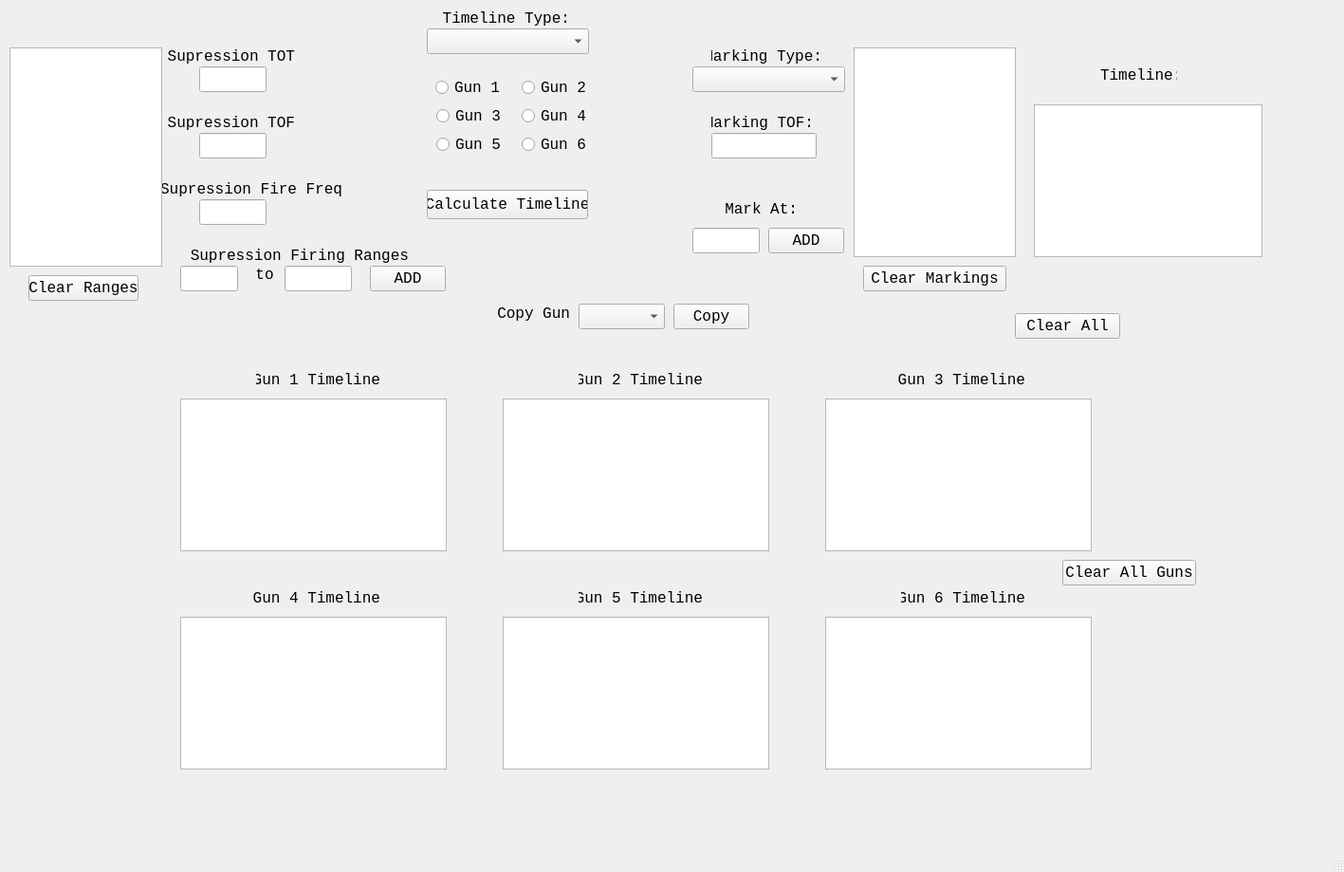
<?xml version="1.0" encoding="UTF-8"?>
<ui version="4.0">
 <class>MainWindow</class>
 <widget class="QMainWindow" name="MainWindow">
  <property name="geometry">
   <rect>
    <x>0</x>
    <y>0</y>
    <width>1417</width>
    <height>919</height>
   </rect>
  </property>
  <property name="windowTitle">
   <string>SEAD Timeline Calculator</string>
  </property>
  <widget class="QWidget" name="centralwidget">
   <widget class="QComboBox" name="fireTypeSelector">
    <property name="geometry">
     <rect>
      <x>450</x>
      <y>30</y>
      <width>171</width>
      <height>27</height>
     </rect>
    </property>
    <property name="font">
     <font>
      <family>Consolas</family>
      <pointsize>12</pointsize>
     </font>
    </property>
    <property name="currentText">
     <string/>
    </property>
    <property name="placeholderText">
     <string>Select Type</string>
    </property>
   </widget>
   <widget class="QPushButton" name="CalculateTimelineButton">
    <property name="geometry">
     <rect>
      <x>450</x>
      <y>200</y>
      <width>170</width>
      <height>31</height>
     </rect>
    </property>
    <property name="font">
     <font>
      <family>Consolas</family>
      <pointsize>12</pointsize>
     </font>
    </property>
    <property name="text">
     <string>Calculate Timeline</string>
    </property>
    <property name="autoDefault">
     <bool>true</bool>
    </property>
    <property name="default">
     <bool>false</bool>
    </property>
   </widget>
   <widget class="QPushButton" name="clearButton">
    <property name="geometry">
     <rect>
      <x>1070</x>
      <y>330</y>
      <width>111</width>
      <height>27</height>
     </rect>
    </property>
    <property name="font">
     <font>
      <family>Consolas</family>
      <pointsize>12</pointsize>
     </font>
    </property>
    <property name="text">
     <string>Clear All</string>
    </property>
    <property name="autoDefault">
     <bool>true</bool>
    </property>
   </widget>
   <widget class="QLabel" name="TimelineType">
    <property name="geometry">
     <rect>
      <x>460</x>
      <y>10</y>
      <width>141</width>
      <height>19</height>
     </rect>
    </property>
    <property name="font">
     <font>
      <family>Consolas</family>
      <pointsize>12</pointsize>
     </font>
    </property>
    <property name="text">
     <string>Timeline Type:</string>
    </property>
    <property name="alignment">
     <set>Qt::AlignRight|Qt::AlignTrailing|Qt::AlignVCenter</set>
    </property>
   </widget>
   <widget class="QLabel" name="MarkingRange">
    <property name="geometry">
     <rect>
      <x>760</x>
      <y>210</y>
      <width>81</width>
      <height>20</height>
     </rect>
    </property>
    <property name="font">
     <font>
      <family>Consolas</family>
      <pointsize>12</pointsize>
     </font>
    </property>
    <property name="text">
     <string>Mark At:</string>
    </property>
    <property name="alignment">
     <set>Qt::AlignRight|Qt::AlignTrailing|Qt::AlignVCenter</set>
    </property>
   </widget>
   <widget class="QLineEdit" name="input_8">
    <property name="geometry">
     <rect>
      <x>730</x>
      <y>240</y>
      <width>71</width>
      <height>27</height>
     </rect>
    </property>
    <property name="font">
     <font>
      <family>Consolas</family>
      <pointsize>12</pointsize>
     </font>
    </property>
   </widget>
   <widget class="QPushButton" name="AddMarkingRangeButton">
    <property name="geometry">
     <rect>
      <x>810</x>
      <y>240</y>
      <width>80</width>
      <height>27</height>
     </rect>
    </property>
    <property name="font">
     <font>
      <family>Consolas</family>
      <pointsize>12</pointsize>
     </font>
    </property>
    <property name="text">
     <string>ADD</string>
    </property>
    <property name="autoDefault">
     <bool>true</bool>
    </property>
   </widget>
   <widget class="QTextBrowser" name="MarkingRangesDisplay">
    <property name="geometry">
     <rect>
      <x>900</x>
      <y>50</y>
      <width>171</width>
      <height>221</height>
     </rect>
    </property>
    <property name="font">
     <font>
      <family>Consolas</family>
      <pointsize>12</pointsize>
     </font>
    </property>
   </widget>
   <widget class="QPushButton" name="RemoveRangeButton_2Mark">
    <property name="geometry">
     <rect>
      <x>910</x>
      <y>280</y>
      <width>151</width>
      <height>27</height>
     </rect>
    </property>
    <property name="font">
     <font>
      <family>Consolas</family>
      <pointsize>12</pointsize>
     </font>
    </property>
    <property name="text">
     <string>Clear Markings</string>
    </property>
    <property name="autoDefault">
     <bool>true</bool>
    </property>
   </widget>
   <widget class="QComboBox" name="CopyGunSelector">
    <property name="geometry">
     <rect>
      <x>610</x>
      <y>320</y>
      <width>91</width>
      <height>27</height>
     </rect>
    </property>
    <property name="font">
     <font>
      <family>Consolas</family>
      <pointsize>12</pointsize>
     </font>
    </property>
    <property name="placeholderText">
     <string>Cannon</string>
    </property>
   </widget>
   <widget class="QLabel" name="CopyGun">
    <property name="geometry">
     <rect>
      <x>520</x>
      <y>320</y>
      <width>81</width>
      <height>20</height>
     </rect>
    </property>
    <property name="font">
     <font>
      <family>Consolas</family>
      <pointsize>12</pointsize>
     </font>
    </property>
    <property name="text">
     <string>Copy Gun</string>
    </property>
    <property name="alignment">
     <set>Qt::AlignRight|Qt::AlignTrailing|Qt::AlignVCenter</set>
    </property>
   </widget>
   <widget class="QPushButton" name="CopyGunButton">
    <property name="geometry">
     <rect>
      <x>710</x>
      <y>320</y>
      <width>80</width>
      <height>27</height>
     </rect>
    </property>
    <property name="font">
     <font>
      <family>Consolas</family>
      <pointsize>12</pointsize>
     </font>
    </property>
    <property name="text">
     <string>Copy</string>
    </property>
    <property name="autoDefault">
     <bool>true</bool>
    </property>
   </widget>
   <widget class="QTextBrowser" name="TimelineDisplayGun1">
    <property name="geometry">
     <rect>
      <x>190</x>
      <y>420</y>
      <width>281</width>
      <height>161</height>
     </rect>
    </property>
    <property name="font">
     <font>
      <family>Consolas</family>
      <pointsize>12</pointsize>
     </font>
    </property>
   </widget>
   <widget class="QTextBrowser" name="TimelineDisplayGun2">
    <property name="geometry">
     <rect>
      <x>530</x>
      <y>420</y>
      <width>281</width>
      <height>161</height>
     </rect>
    </property>
    <property name="font">
     <font>
      <family>Consolas</family>
      <pointsize>12</pointsize>
     </font>
    </property>
   </widget>
   <widget class="QTextBrowser" name="TimelineDisplayGun3">
    <property name="geometry">
     <rect>
      <x>870</x>
      <y>420</y>
      <width>281</width>
      <height>161</height>
     </rect>
    </property>
    <property name="font">
     <font>
      <family>Consolas</family>
      <pointsize>12</pointsize>
     </font>
    </property>
   </widget>
   <widget class="QTextBrowser" name="TimelineDisplayGun6">
    <property name="geometry">
     <rect>
      <x>870</x>
      <y>650</y>
      <width>281</width>
      <height>161</height>
     </rect>
    </property>
    <property name="font">
     <font>
      <family>Consolas</family>
      <pointsize>12</pointsize>
     </font>
    </property>
   </widget>
   <widget class="QTextBrowser" name="TimelineDisplayGun4">
    <property name="geometry">
     <rect>
      <x>190</x>
      <y>650</y>
      <width>281</width>
      <height>161</height>
     </rect>
    </property>
    <property name="font">
     <font>
      <family>Consolas</family>
      <pointsize>12</pointsize>
     </font>
    </property>
   </widget>
   <widget class="QTextBrowser" name="TimelineDisplayGun5">
    <property name="geometry">
     <rect>
      <x>530</x>
      <y>650</y>
      <width>281</width>
      <height>161</height>
     </rect>
    </property>
    <property name="font">
     <font>
      <family>Consolas</family>
      <pointsize>12</pointsize>
     </font>
    </property>
   </widget>
   <widget class="QLabel" name="gunDisp">
    <property name="geometry">
     <rect>
      <x>270</x>
      <y>390</y>
      <width>131</width>
      <height>20</height>
     </rect>
    </property>
    <property name="font">
     <font>
      <family>Consolas</family>
      <pointsize>12</pointsize>
     </font>
    </property>
    <property name="text">
     <string>Gun 1 Timeline</string>
    </property>
    <property name="alignment">
     <set>Qt::AlignRight|Qt::AlignTrailing|Qt::AlignVCenter</set>
    </property>
   </widget>
   <widget class="QLabel" name="gunDisp_2">
    <property name="geometry">
     <rect>
      <x>610</x>
      <y>390</y>
      <width>131</width>
      <height>20</height>
     </rect>
    </property>
    <property name="font">
     <font>
      <family>Consolas</family>
      <pointsize>12</pointsize>
     </font>
    </property>
    <property name="text">
     <string>Gun 2 Timeline</string>
    </property>
    <property name="alignment">
     <set>Qt::AlignRight|Qt::AlignTrailing|Qt::AlignVCenter</set>
    </property>
   </widget>
   <widget class="QLabel" name="gunDisp_3">
    <property name="geometry">
     <rect>
      <x>940</x>
      <y>390</y>
      <width>141</width>
      <height>20</height>
     </rect>
    </property>
    <property name="font">
     <font>
      <family>Consolas</family>
      <pointsize>12</pointsize>
     </font>
    </property>
    <property name="text">
     <string>Gun 3 Timeline</string>
    </property>
    <property name="alignment">
     <set>Qt::AlignRight|Qt::AlignTrailing|Qt::AlignVCenter</set>
    </property>
   </widget>
   <widget class="QLabel" name="gunDisp_4">
    <property name="geometry">
     <rect>
      <x>260</x>
      <y>620</y>
      <width>141</width>
      <height>20</height>
     </rect>
    </property>
    <property name="font">
     <font>
      <family>Consolas</family>
      <pointsize>12</pointsize>
     </font>
    </property>
    <property name="text">
     <string>Gun 4 Timeline</string>
    </property>
    <property name="alignment">
     <set>Qt::AlignRight|Qt::AlignTrailing|Qt::AlignVCenter</set>
    </property>
   </widget>
   <widget class="QLabel" name="gunDisp_5">
    <property name="geometry">
     <rect>
      <x>610</x>
      <y>620</y>
      <width>131</width>
      <height>20</height>
     </rect>
    </property>
    <property name="font">
     <font>
      <family>Consolas</family>
      <pointsize>12</pointsize>
     </font>
    </property>
    <property name="text">
     <string>Gun 5 Timeline</string>
    </property>
    <property name="alignment">
     <set>Qt::AlignRight|Qt::AlignTrailing|Qt::AlignVCenter</set>
    </property>
   </widget>
   <widget class="QLabel" name="gunDisp_6">
    <property name="geometry">
     <rect>
      <x>950</x>
      <y>620</y>
      <width>131</width>
      <height>20</height>
     </rect>
    </property>
    <property name="font">
     <font>
      <family>Consolas</family>
      <pointsize>12</pointsize>
     </font>
    </property>
    <property name="text">
     <string>Gun 6 Timeline</string>
    </property>
    <property name="alignment">
     <set>Qt::AlignRight|Qt::AlignTrailing|Qt::AlignVCenter</set>
    </property>
   </widget>
   <widget class="QRadioButton" name="Gun_5_button">
    <property name="geometry">
     <rect>
      <x>460</x>
      <y>140</y>
      <width>70</width>
      <height>25</height>
     </rect>
    </property>
    <property name="font">
     <font>
      <family>Consolas</family>
      <pointsize>12</pointsize>
     </font>
    </property>
    <property name="text">
     <string>Gun 5</string>
    </property>
   </widget>
   <widget class="QRadioButton" name="Gun_6_button">
    <property name="geometry">
     <rect>
      <x>550</x>
      <y>140</y>
      <width>70</width>
      <height>25</height>
     </rect>
    </property>
    <property name="font">
     <font>
      <family>Consolas</family>
      <pointsize>12</pointsize>
     </font>
    </property>
    <property name="text">
     <string>Gun 6</string>
    </property>
   </widget>
   <widget class="QRadioButton" name="Gun_1_button">
    <property name="geometry">
     <rect>
      <x>459</x>
      <y>80</y>
      <width>70</width>
      <height>25</height>
     </rect>
    </property>
    <property name="font">
     <font>
      <family>Consolas</family>
      <pointsize>12</pointsize>
     </font>
    </property>
    <property name="layoutDirection">
     <enum>Qt::LeftToRight</enum>
    </property>
    <property name="autoFillBackground">
     <bool>false</bool>
    </property>
    <property name="styleSheet">
     <string notr="true">szStyle</string>
    </property>
    <property name="text">
     <string>Gun 1</string>
    </property>
   </widget>
   <widget class="QRadioButton" name="Gun_2_button">
    <property name="geometry">
     <rect>
      <x>550</x>
      <y>80</y>
      <width>70</width>
      <height>25</height>
     </rect>
    </property>
    <property name="font">
     <font>
      <family>Consolas</family>
      <pointsize>12</pointsize>
     </font>
    </property>
    <property name="text">
     <string>Gun 2</string>
    </property>
   </widget>
   <widget class="QRadioButton" name="Gun_3_button">
    <property name="geometry">
     <rect>
      <x>460</x>
      <y>110</y>
      <width>70</width>
      <height>25</height>
     </rect>
    </property>
    <property name="font">
     <font>
      <family>Consolas</family>
      <pointsize>12</pointsize>
     </font>
    </property>
    <property name="text">
     <string>Gun 3</string>
    </property>
   </widget>
   <widget class="QRadioButton" name="Gun_4_button">
    <property name="geometry">
     <rect>
      <x>550</x>
      <y>110</y>
      <width>70</width>
      <height>25</height>
     </rect>
    </property>
    <property name="font">
     <font>
      <family>Consolas</family>
      <pointsize>12</pointsize>
     </font>
    </property>
    <property name="text">
     <string>Gun 4</string>
    </property>
   </widget>
   <widget class="QLabel" name="TOTLabel">
    <property name="geometry">
     <rect>
      <x>170</x>
      <y>50</y>
      <width>141</width>
      <height>19</height>
     </rect>
    </property>
    <property name="font">
     <font>
      <family>Consolas</family>
      <pointsize>12</pointsize>
     </font>
    </property>
    <property name="text">
     <string>Supression TOT</string>
    </property>
    <property name="alignment">
     <set>Qt::AlignRight|Qt::AlignTrailing|Qt::AlignVCenter</set>
    </property>
   </widget>
   <widget class="QLineEdit" name="input_1">
    <property name="geometry">
     <rect>
      <x>210</x>
      <y>70</y>
      <width>71</width>
      <height>27</height>
     </rect>
    </property>
    <property name="font">
     <font>
      <family>Consolas</family>
      <pointsize>12</pointsize>
     </font>
    </property>
   </widget>
   <widget class="QLabel" name="TOFLabel">
    <property name="geometry">
     <rect>
      <x>170</x>
      <y>120</y>
      <width>141</width>
      <height>19</height>
     </rect>
    </property>
    <property name="font">
     <font>
      <family>Consolas</family>
      <pointsize>12</pointsize>
     </font>
    </property>
    <property name="text">
     <string>Supression TOF</string>
    </property>
    <property name="alignment">
     <set>Qt::AlignRight|Qt::AlignTrailing|Qt::AlignVCenter</set>
    </property>
   </widget>
   <widget class="QLabel" name="FireFreqLabel">
    <property name="geometry">
     <rect>
      <x>160</x>
      <y>190</y>
      <width>201</width>
      <height>19</height>
     </rect>
    </property>
    <property name="font">
     <font>
      <family>Consolas</family>
      <pointsize>12</pointsize>
     </font>
    </property>
    <property name="text">
     <string>Supression Fire Freq</string>
    </property>
    <property name="alignment">
     <set>Qt::AlignRight|Qt::AlignTrailing|Qt::AlignVCenter</set>
    </property>
   </widget>
   <widget class="QLineEdit" name="input_3">
    <property name="geometry">
     <rect>
      <x>210</x>
      <y>210</y>
      <width>71</width>
      <height>27</height>
     </rect>
    </property>
    <property name="font">
     <font>
      <family>Consolas</family>
      <pointsize>12</pointsize>
     </font>
    </property>
   </widget>
   <widget class="QLabel" name="TimelineBoxLabel">
    <property name="geometry">
     <rect>
      <x>1160</x>
      <y>70</y>
      <width>81</width>
      <height>19</height>
     </rect>
    </property>
    <property name="font">
     <font>
      <family>Consolas</family>
      <pointsize>12</pointsize>
     </font>
    </property>
    <property name="text">
     <string>Timeline:</string>
    </property>
   </widget>
   <widget class="QLineEdit" name="input_2">
    <property name="geometry">
     <rect>
      <x>210</x>
      <y>140</y>
      <width>71</width>
      <height>27</height>
     </rect>
    </property>
    <property name="font">
     <font>
      <family>Consolas</family>
      <pointsize>12</pointsize>
     </font>
    </property>
   </widget>
   <widget class="QLabel" name="MarkingTypeLabel">
    <property name="geometry">
     <rect>
      <x>750</x>
      <y>50</y>
      <width>117</width>
      <height>19</height>
     </rect>
    </property>
    <property name="font">
     <font>
      <family>Consolas</family>
      <pointsize>12</pointsize>
     </font>
    </property>
    <property name="text">
     <string>Marking Type:</string>
    </property>
    <property name="alignment">
     <set>Qt::AlignRight|Qt::AlignTrailing|Qt::AlignVCenter</set>
    </property>
   </widget>
   <widget class="QComboBox" name="MarkingSelector">
    <property name="geometry">
     <rect>
      <x>730</x>
      <y>70</y>
      <width>161</width>
      <height>27</height>
     </rect>
    </property>
    <property name="font">
     <font>
      <family>Consolas</family>
      <pointsize>12</pointsize>
     </font>
    </property>
    <property name="placeholderText">
     <string>Select Marking Round</string>
    </property>
   </widget>
   <widget class="QLabel" name="MarkingTOFLabel">
    <property name="geometry">
     <rect>
      <x>750</x>
      <y>120</y>
      <width>108</width>
      <height>19</height>
     </rect>
    </property>
    <property name="font">
     <font>
      <family>Consolas</family>
      <pointsize>12</pointsize>
     </font>
    </property>
    <property name="text">
     <string>Marking TOF:</string>
    </property>
    <property name="alignment">
     <set>Qt::AlignRight|Qt::AlignTrailing|Qt::AlignVCenter</set>
    </property>
   </widget>
   <widget class="QLineEdit" name="input_5">
    <property name="geometry">
     <rect>
      <x>750</x>
      <y>140</y>
      <width>111</width>
      <height>27</height>
     </rect>
    </property>
    <property name="font">
     <font>
      <family>Consolas</family>
      <pointsize>12</pointsize>
     </font>
    </property>
   </widget>
   <widget class="QLabel" name="FiringRangesLabel">
    <property name="geometry">
     <rect>
      <x>200</x>
      <y>260</y>
      <width>231</width>
      <height>19</height>
     </rect>
    </property>
    <property name="font">
     <font>
      <family>Consolas</family>
      <pointsize>12</pointsize>
     </font>
    </property>
    <property name="text">
     <string>Supression Firing Ranges</string>
    </property>
    <property name="alignment">
     <set>Qt::AlignRight|Qt::AlignTrailing|Qt::AlignVCenter</set>
    </property>
   </widget>
   <widget class="QTextBrowser" name="TimelineDisplay">
    <property name="geometry">
     <rect>
      <x>1090</x>
      <y>110</y>
      <width>241</width>
      <height>161</height>
     </rect>
    </property>
    <property name="font">
     <font>
      <family>Consolas</family>
      <pointsize>12</pointsize>
     </font>
    </property>
   </widget>
   <widget class="QTextBrowser" name="FiringRangesDisplay">
    <property name="geometry">
     <rect>
      <x>10</x>
      <y>50</y>
      <width>161</width>
      <height>231</height>
     </rect>
    </property>
    <property name="font">
     <font>
      <family>Consolas</family>
      <pointsize>12</pointsize>
     </font>
    </property>
   </widget>
   <widget class="QPushButton" name="RemoveRangeButton">
    <property name="geometry">
     <rect>
      <x>30</x>
      <y>290</y>
      <width>116</width>
      <height>27</height>
     </rect>
    </property>
    <property name="font">
     <font>
      <family>Consolas</family>
      <pointsize>12</pointsize>
     </font>
    </property>
    <property name="text">
     <string>Clear Ranges</string>
    </property>
    <property name="autoDefault">
     <bool>true</bool>
    </property>
   </widget>
   <widget class="QLineEdit" name="input_6">
    <property name="geometry">
     <rect>
      <x>190</x>
      <y>280</y>
      <width>61</width>
      <height>27</height>
     </rect>
    </property>
    <property name="font">
     <font>
      <family>Consolas</family>
      <pointsize>12</pointsize>
     </font>
    </property>
   </widget>
   <widget class="QLabel" name="FiringRangesLabel_2">
    <property name="geometry">
     <rect>
      <x>270</x>
      <y>280</y>
      <width>18</width>
      <height>19</height>
     </rect>
    </property>
    <property name="font">
     <font>
      <family>Consolas</family>
      <pointsize>12</pointsize>
     </font>
    </property>
    <property name="layoutDirection">
     <enum>Qt::LeftToRight</enum>
    </property>
    <property name="text">
     <string>to</string>
    </property>
    <property name="alignment">
     <set>Qt::AlignCenter</set>
    </property>
   </widget>
   <widget class="QLineEdit" name="input_7">
    <property name="geometry">
     <rect>
      <x>300</x>
      <y>280</y>
      <width>71</width>
      <height>27</height>
     </rect>
    </property>
    <property name="font">
     <font>
      <family>Consolas</family>
      <pointsize>12</pointsize>
     </font>
    </property>
   </widget>
   <widget class="QPushButton" name="AddFiringRangeButton">
    <property name="geometry">
     <rect>
      <x>390</x>
      <y>280</y>
      <width>80</width>
      <height>27</height>
     </rect>
    </property>
    <property name="font">
     <font>
      <family>Consolas</family>
      <pointsize>12</pointsize>
     </font>
    </property>
    <property name="text">
     <string>ADD</string>
    </property>
    <property name="autoDefault">
     <bool>true</bool>
    </property>
   </widget>
   <widget class="QPushButton" name="clearButtonGuns">
    <property name="geometry">
     <rect>
      <x>1120</x>
      <y>590</y>
      <width>141</width>
      <height>27</height>
     </rect>
    </property>
    <property name="font">
     <font>
      <family>Consolas</family>
      <pointsize>12</pointsize>
     </font>
    </property>
    <property name="text">
     <string>Clear All Guns</string>
    </property>
    <property name="autoDefault">
     <bool>true</bool>
    </property>
   </widget>
  </widget>
  <widget class="QMenuBar" name="menubar">
   <property name="geometry">
    <rect>
     <x>0</x>
     <y>0</y>
     <width>1417</width>
     <height>20</height>
    </rect>
   </property>
  </widget>
  <widget class="QStatusBar" name="statusbar"/>
 </widget>
 <tabstops>
  <tabstop>input_1</tabstop>
  <tabstop>input_2</tabstop>
  <tabstop>MarkingSelector</tabstop>
  <tabstop>input_5</tabstop>
  <tabstop>input_6</tabstop>
  <tabstop>input_7</tabstop>
  <tabstop>AddFiringRangeButton</tabstop>
  <tabstop>input_3</tabstop>
 </tabstops>
 <resources/>
 <connections/>
</ui>
